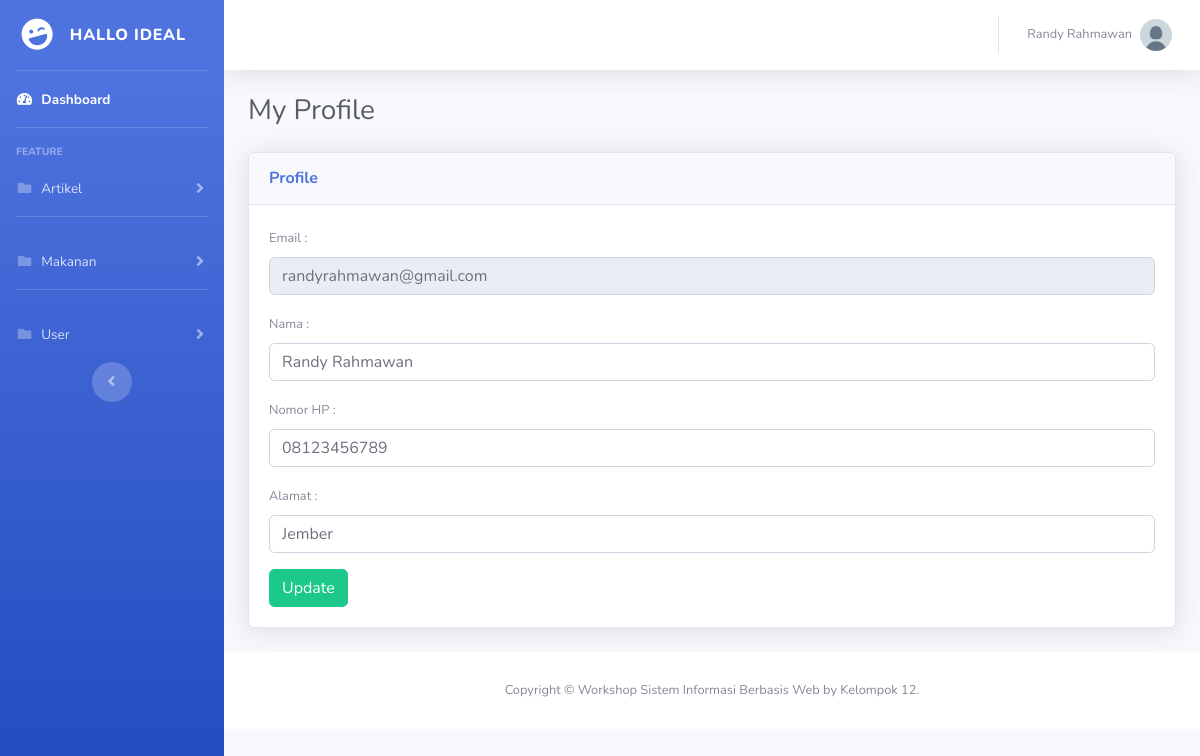
Screenshot of /admin/profile.php (signed in) with the database file from the repository.
### tables this page shows
CREATE TABLE `tb_user` (
  `id_user` int(2) NOT NULL,
  `foto` varchar(225) DEFAULT NULL,
  `nama` varchar(60) DEFAULT NULL,
  `alamat` varchar(50) DEFAULT NULL,
  `kelamin` varchar(20) DEFAULT NULL,
  `nohp` varchar(15) DEFAULT NULL,
  `password` varchar(32) DEFAULT NULL,
  `email` varchar(32) DEFAULT NULL,
  `id_level` int(2) DEFAULT NULL
);

### admin/profile.php (the view, shortened to what this page needs)
<?php include '../include/header.php'; ?>
        <?php
            include 'koneksi.php';
            $id = $_SESSION['user_id'];
            $query = mysqli_query($koneksi, "SELECT * FROM tb_user WHERE id_user='$id'");
            $data = mysqli_fetch_array($query);
        ?>
		<div class="container-fluid">
          <div class="d-sm-flex align-items-cnter justify-content-between mb-4">
            <h1 class="h3 mb-0 text-gray-800">My Profile</h1>
          </div>
          <div class="row">
                <div class="col-xl-12 col-lg-7">
                    <div class="card shadow mb-4">
                        <div class="card-header py-3">
                          <h6 class="m-0 font-weight-bold text-primary">Profile</h6>
                        </div>
                        <div class="card-body">
                            <form action="profile_update.php" method="POST" enctype="multipart/form-data">
                                <div class="form-group">
                                    <label><small>Email :</small></label>
                                    <input type="email" class="form-control form-control-user" name="email" id="email" value="<?=$data['email']?>" readonly/>
                                </div>
                                <div class="form-group">
                                    <label><small>Nama :</small></label>
                                    <input type="text" class="form-control form-control-user" name="nama" id="nama" value="<?=$data['nama']?>" required>
                                </div>
                                <div class="form-group">
                                    <label><small>Nomor HP :</small></label>
                                    <input type="number" class="form-control form-control-user" name="nohp" id="nohp" value="<?=$data['nohp']?>" required>
                                </div>
                                <div class="form-group">
                                    <label><small>Alamat :</small></label>
                                    <input type="text" class="form-control form-control-user" name="alamat" id="alamat" value="<?=$data['alamat']?>" required>
                                </div>
                                <button type="submit" class="btn btn-success" name="submit">Update</button>
                            </form>
                        </div>
                    </div>
                </div>
            </div>
        </div>
<?php include '../include/footer.php'; ?>

### include/header.php (shortened to what this page needs)
<?php
   $id_user = $_SESSION['user_id'];
   include '../koneksi.php';
   $getUser = mysqli_query($koneksi, "SELECT * from tb_user where id_user='$id_user'");
   $data = mysqli_fetch_array($getUser);
   $foto = 'default_avatar.png';
 ?>
<!DOCTYPE html>
<html lang="en">
<head>
  <link href="../vendor/fontawesome-free/css/all.min.css" rel="stylesheet" type="text/css">
  <link href="../css/sb-admin-2.min.css" rel="stylesheet">
</head>
<body id="page-top">
  <div id="wrapper">
  	<?php
  		include 'sidebar.php';
  	 ?>
    <div id="content-wrapper" class="d-flex flex-column">
      <div id="content">
        <nav class="navbar navbar-expand navbar-light bg-white topbar mb-4 static-top shadow">
          <ul class="navbar-nav ml-auto">
            <li class="nav-item dropdown no-arrow">
              <a class="nav-link dropdown-toggle" href="#" id="userDropdown" role="button" data-toggle="dropdown" aria-haspopup="true" aria-expanded="false">
                <span class="mr-2 d-none d-lg-inline text-gray-600 small"><?php echo $data['nama']; ?></span>
                <img class="img-profile rounded-circle" src="gambar/<?php echo $foto; ?>">
              </a>
            </li>
          </ul>
        </nav>

### rows the page displays
tb_user: nama "Randy Rahmawan", email "randyrahmawan@gmail.com", nohp "08123456789", alamat "Jember"
